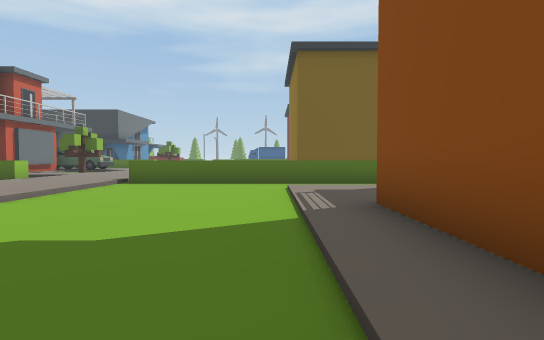
[1] (above)

19 first-person views from a walk through a scene from a Unity 3-D project. The camera is 1.3 m above the floor, tilts 2° down and sees 80° across. The floor is counted in squares, 2 m on a side. Each view is taken from the middle of a square. On the plan, view 1 faces up. The plan holds only what a view shows up to about 10 squares ahead; the rest is blank. The place goes on beyond the plan. The player is left out. Some surface patterns are stand-ins.

[2]
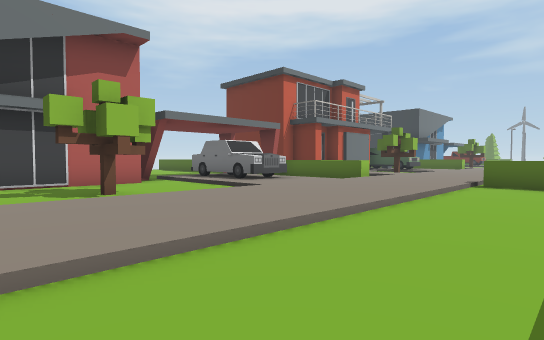

[3]
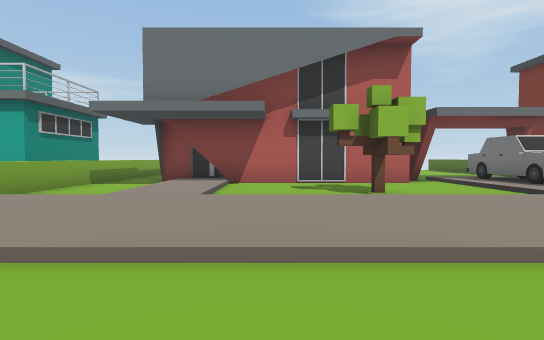

[4]
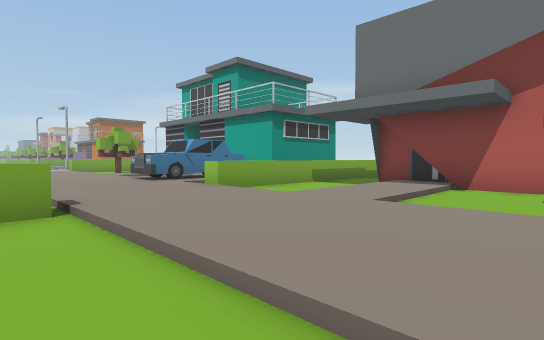

[5]
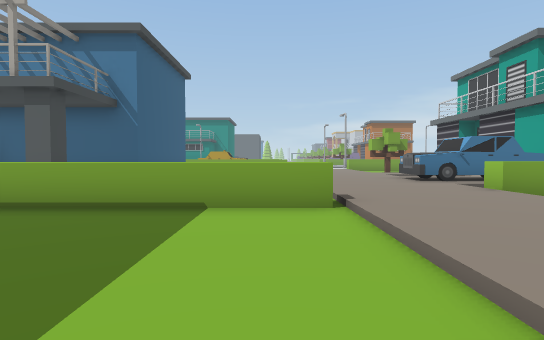

[6]
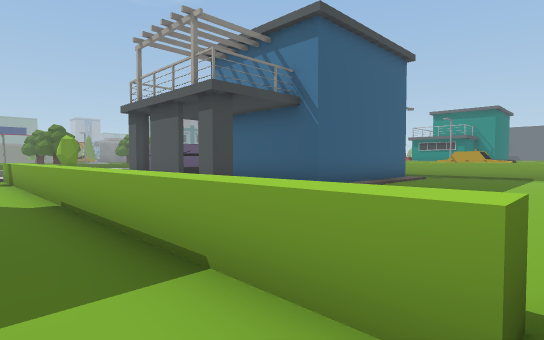

[7]
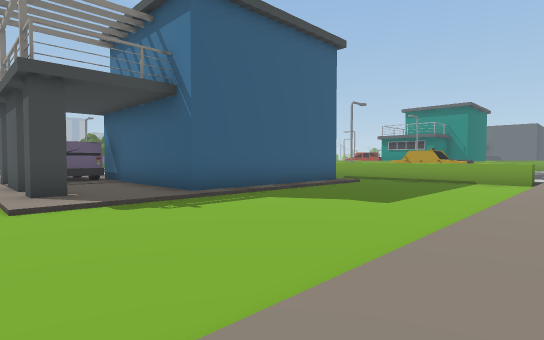

[8]
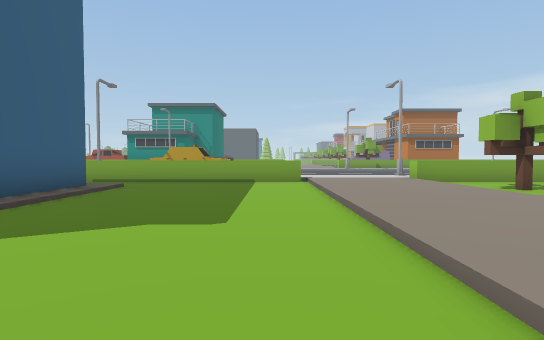

[9]
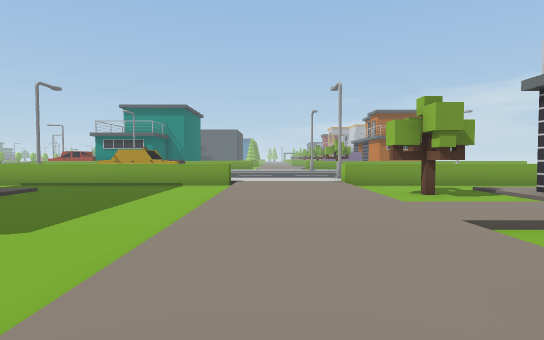

[10]
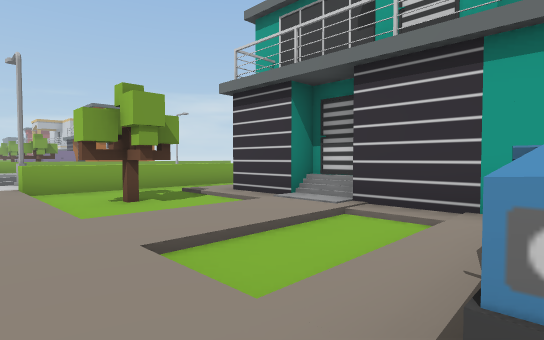

[11]
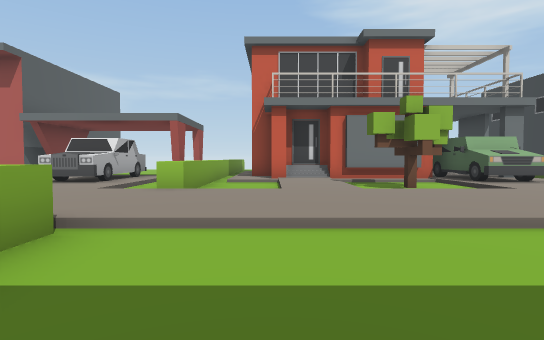

[12]
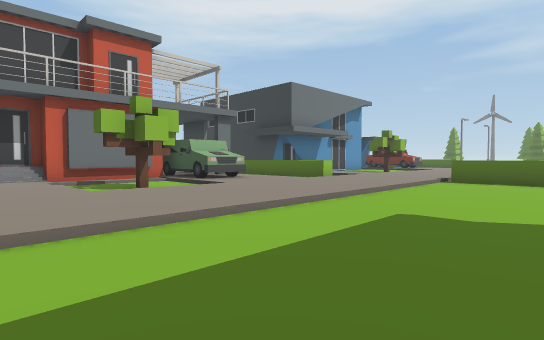

[13]
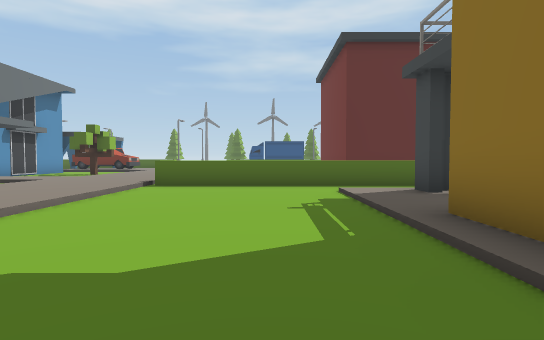

[14]
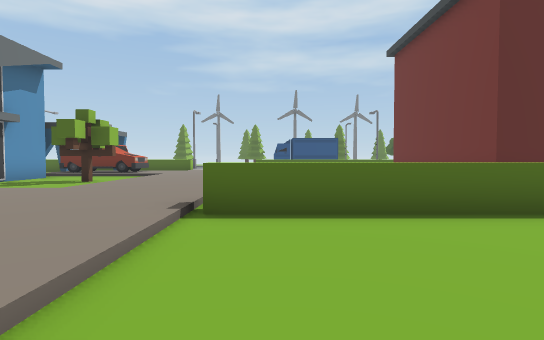

[15]
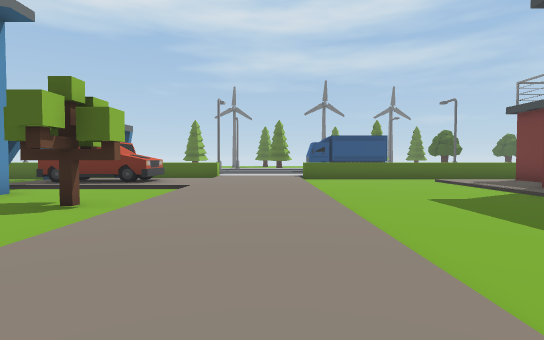

[16]
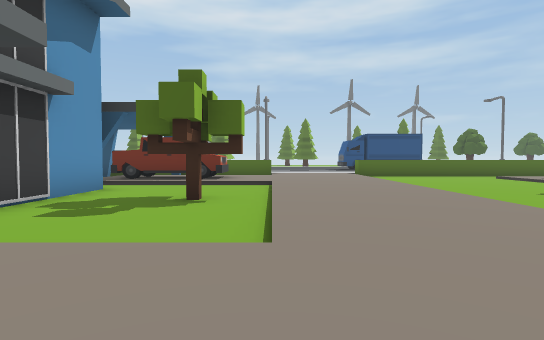

[17]
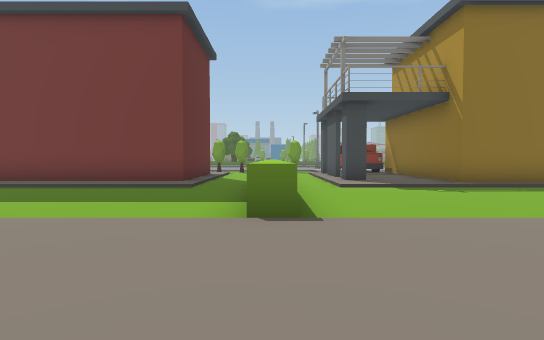

[18]
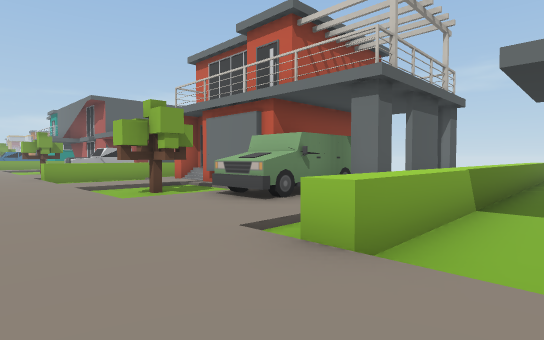

[19]
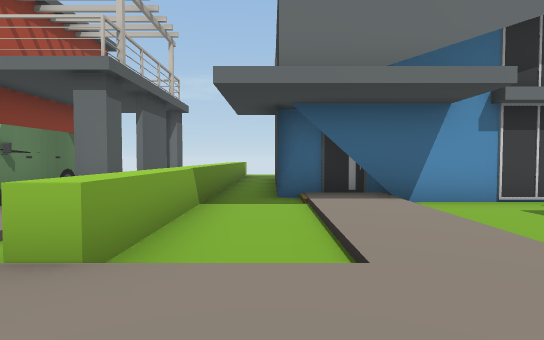

### Floor plan
Key: @ floor where view 1 was taken; # wall or solid block; x gap in a wall; . main floor; : floor 0.25 m higher than the main floor; / step, stairs or slope; ^ raised ledge; O other object.
Columns run from 12 left of view 1 to 7 right of it. Each row starts with its distance up from view 1.
 31 /O O::::/....::#
 30 /OOO::::/....::#
 29  /////::/....::
 28  #.../::/....:#
 27  #..O/::/....:#
 26  #.OO/::/....:#
 25  #.../::/....:#
 24  #.../::/....:##
 23  #////::/....///
 22  #::::::/.......
 21 ##.../::/^^^^^^^
 20 ^^^^^/::/.......
 19 ...../::/....:#x
 18 x#::::::/....:::
 17  OOO::::/....:::
 16  OOO::::/....###
 15  ##../::/....#
 14  ##OO/::/....#
 13  #/../::/...
 12  #::::::/...
 11  #////::/...
 10  //../::/..
  9  ^^^^^::/^^^^^^^
  8   .../::/......
  7 /OOO::::/....//
  6 /OOO::::/....::
  5 /:::::::/....::
  4 ##.../::/....:#
  3  #.../::/....:#
  2  #.OO/::/....:#
  1  #.../::/....:
  0  #.../::/.. @
 -1  #////::/...
 -2  #::::::/.....
 -3  #.../::/...........
 -4 ...../::/^^^^^^^^^^^
 -5 ^^^^^^::/....
 -6 /// //::/....:#x###
 -7 ##/OOO::/....::::O
 -8  #/ OO::/....::::OO
 -9  #////::/....######
-10  #/../::/....#
-11  #::::::/....#
-12  #////::/....#
-13  #/.O/::/....#
-14  :/OO/::/....#
-15  ..../::/......
-16 ^^^^^^::/^^^^^^^

Where each view was taken, in squares from view 1:
view 1: 0 up, 0 right, facing up
view 2: 0 up, 2 left, facing up-left
view 3: 0 up, 2 left, facing left
view 4: 1 up, 3 left, facing down-left
view 5: 1 up, 3 left, facing down
view 6: 2 down, 4 left, facing down-right
view 7: 5 down, 5 left, facing down-right
view 8: 7 down, 3 left, facing down
view 9: 7 down, 5 left, facing down
view 10: 8 down, 6 left, facing down-left
view 11: 11 up, 1 left, facing left
view 12: 11 up, 1 left, facing up-left
view 13: 13 up, 1 left, facing up
view 14: 17 up, 3 left, facing up
view 15: 21 up, 5 left, facing up
view 16: 21 up, 7 left, facing up
view 17: 21 up, 7 left, facing right
view 18: 21 up, 5 left, facing down-left
view 19: 21 up, 5 left, facing left
